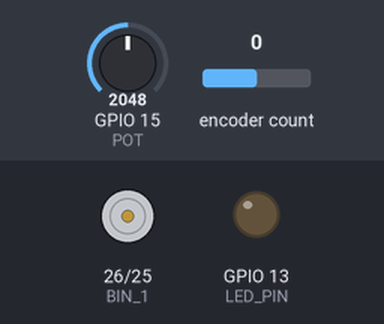
A sketch run on a simulated ESP32. On the bench: motor-driver pin pairs drawn as motors (green arrow = first pin HIGH = forward, orange = second pin HIGH = backward, longer = more drive), output pins drawn as LEDs (lit = HIGH). The test bench sets the inputs (shaded band); at power-on: encoder count 0, GPIO 15 (POT) = 2048. What the sketch prints to the serial monitor is not drawn.

Above: at 1.2 s.
1.3 s: encoder count set to 1
At 2.5 s:
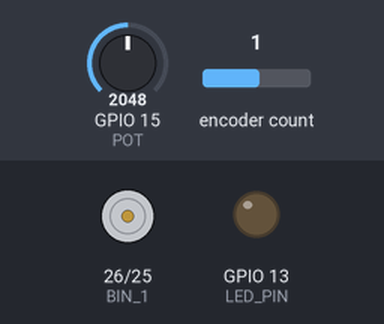
2.8 s: GPIO 15 (POT) set to 2222
At 4.5 s:
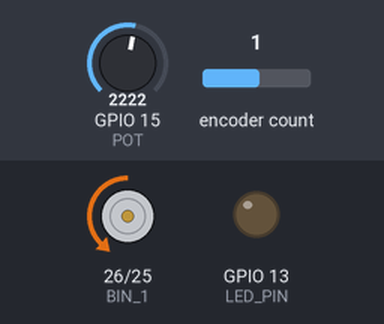
5.8 s: encoder count set to 2
At 6.2 s:
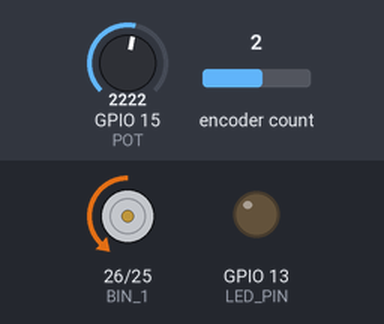
7.3 s: GPIO 15 (POT) set to 2338
At 8.1 s:
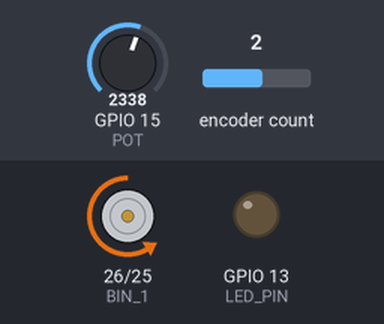
10.3 s: encoder count set to 3
At 10.8 s:
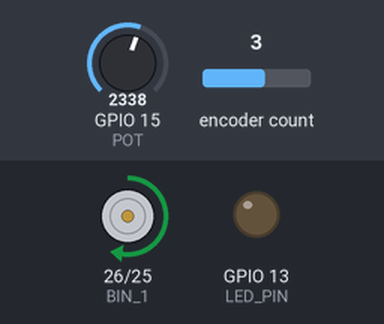
11.8 s: GPIO 15 (POT) set to 1228
At 12.8 s:
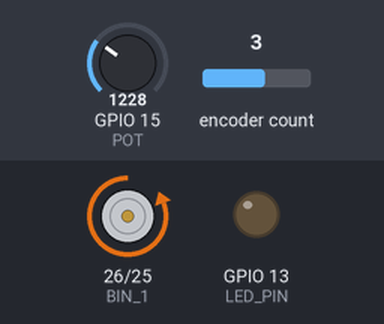
Timing chart, 0 to 14.3 s (numbered marks = the images above; inputs shaded):
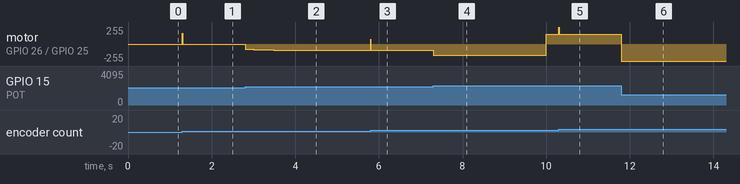

The sketch:

Proportional_Control.ino
```cpp
#include <ESP32Encoder.h>
#define BIN_1 26
#define BIN_2 25
#define LED_PIN 13
#define POT 15      // CHANGE POTENTIOMETER PIN HERE TO MATCH CIRCUIT IF NEEDED

ESP32Encoder encoder;

int omegaSpeed = 0;
int omegaDes = 0;
int omegaMax = 18;   // CHANGE THIS VALUE TO YOUR MEASURED MAXIMUM SPEED
int D = 0;
int dir = 1;
int potReading = 0;

int Kp = 80;   // TUNE THESE VALUES TO CHANGE CONTROLLER PERFORMANCE
int Ki = 15;
int IMax = 0;
int SumError = 0;

//Setup interrupt variables ----------------------------
volatile int count = 0; // encoder count
volatile bool interruptCounter = false;    // check timer interrupt 1
volatile bool deltaT = false;     // check timer interrupt 2
int totalInterrupts = 0;   // counts the number of triggering of the alarm
hw_timer_t * timer0 = NULL;
hw_timer_t * timer1 = NULL;
portMUX_TYPE timerMux0 = portMUX_INITIALIZER_UNLOCKED;
portMUX_TYPE timerMux1 = portMUX_INITIALIZER_UNLOCKED;

// setting PWM properties ----------------------------
const int freq = 5000;
const int ledChannel_1 = 1;
const int ledChannel_2 = 2;
const int resolution = 8;
const int MAX_PWM_VOLTAGE = 255;
const int NOM_PWM_VOLTAGE = 150;

//Initialization ------------------------------------
void IRAM_ATTR onTime0() {
  portENTER_CRITICAL_ISR(&timerMux0);
  interruptCounter = true; // the function to be called when timer interrupt is triggered
  portEXIT_CRITICAL_ISR(&timerMux0);
}

void IRAM_ATTR onTime1() {
  portENTER_CRITICAL_ISR(&timerMux1);
  count = encoder.getCount( );
  encoder.clearCount ( );
  deltaT = true; // the function to be called when timer interrupt is triggered
  portEXIT_CRITICAL_ISR(&timerMux1);
}


void setup() {
  // put your setup code here, to run once:
  pinMode(POT, INPUT);
  pinMode(LED_PIN, OUTPUT);
  digitalWrite(LED_PIN, LOW); // sets the initial state of LED as turned-off

  Serial.begin(115200);
  ESP32Encoder::useInternalWeakPullResistors = UP; // Enable the weak pull up resistors
  encoder.attachHalfQuad(33, 27); // Attache pins for use as encoder pins
  encoder.setCount(0);  // set starting count value after attaching

  // configure LED PWM functionalitites
  ledcSetup(ledChannel_1, freq, resolution);
  ledcSetup(ledChannel_2, freq, resolution);

  // attach the channel to the GPIO to be controlled
  ledcAttachPin(BIN_1, ledChannel_1);
  ledcAttachPin(BIN_2, ledChannel_2);

  // initilize timer
  timer0 = timerBegin(0, 80, true);  // timer 0, MWDT clock period = 12.5 ns * TIMGn_Tx_WDT_CLK_PRESCALE -> 12.5 ns * 80 -> 1000 ns = 1 us, countUp
  timerAttachInterrupt(timer0, &onTime0, true); // edge (not level) triggered
  timerAlarmWrite(timer0, 5000000, true); // 5000000 * 1 us = 5 s, autoreload true

  timer1 = timerBegin(1, 80, true);  // timer 1, MWDT clock period = 12.5 ns * TIMGn_Tx_WDT_CLK_PRESCALE -> 12.5 ns * 80 -> 1000 ns = 1 us, countUp
  timerAttachInterrupt(timer1, &onTime1, true); // edge (not level) triggered
  timerAlarmWrite(timer1, 10000, true); // 10000 * 1 us = 10 ms, autoreload true

  // at least enable the timer alarms
  timerAlarmEnable(timer0); // enable
  timerAlarmEnable(timer1); // enable
}

void loop() {

  if (interruptCounter) {
    portENTER_CRITICAL(&timerMux0);
    interruptCounter = false;
    portEXIT_CRITICAL(&timerMux0);

    totalInterrupts++;

    if (totalInterrupts%2 == 0) {
      dir = -dir;
    }
  }

  if (deltaT) {
      portENTER_CRITICAL(&timerMux1);
      deltaT = false;
      portEXIT_CRITICAL(&timerMux1);

      omegaSpeed = count;
      potReading = analogRead(POT);
      omegaDes = dir*map(potReading, 0, 4095, -omegaMax, omegaMax); // PLEASE SPECIFY OMEGAMAX VALUE ABOVE

      //A6 CONTROL SECTION
      //Stand-in mapping between the pot reading and motor command.
      //CHANGE THIS SECTION FOR P AND PI CONTROL

      //D = map(omegaDes, -omegaMax, omegaMax, -NOM_PWM_VOLTAGE, NOM_PWM_VOLTAGE);  // REPLACE THIS LINE WITH P/PI CONTROLLER CODE

      //D = Kp*(omegaDes - omegaSpeed); //Proportional Control Loop Code
      SumError = ((omegaDes - omegaSpeed) + SumError);
      if (SumError < 80) {
          D = (Kp*(omegaDes - omegaSpeed) + Ki*SumError/100);
      }
      else {
          D = (Kp*(omegaDes - omegaSpeed) + Ki*80/100);
      }


      //END A6 CONTROL SECTION

      //Ensure that you don't go past the maximum possible command
      if (D > MAX_PWM_VOLTAGE) {
          D = MAX_PWM_VOLTAGE;
      }
      else if (D < -MAX_PWM_VOLTAGE) {
          D = -MAX_PWM_VOLTAGE;
      }

      //Map the D value to motor directionality
      //FLIP ENCODER PINS SO SPEED AND D HAVE SAME SIGN
      if (D > 0) {
          ledcWrite(ledChannel_1, LOW);
          ledcWrite(ledChannel_2, D);
      }
      else if (D < 0) {
          ledcWrite(ledChannel_1, -D);
          ledcWrite(ledChannel_2, LOW);
      }
      else {
          ledcWrite(ledChannel_1, LOW);
          ledcWrite(ledChannel_2, LOW);
      }

      plotControlData();
  }

}


//Other functions

void plotControlData() {
  Serial.println("Speed, Desired_Speed, PWM_Duty/10");
  Serial.print(omegaSpeed);
  Serial.print(" ");
  Serial.print(omegaDes);
  Serial.print(" ");
  Serial.println(D/10);  //PWM is scaled by 1/10 to get more intelligible graph
}
```

Measured:
- the behaviour switches between 2161 and 2162 on GPIO 15 (POT) (found by bisection; images 1 and 2)
- the behaviour switches between 2274 and 2275 on GPIO 15 (POT) (found by bisection; images 3 and 4)
- after the input at 1.3 s, motor on GPIO 26 (BIN_1) / GPIO 25 (BIN_2): stopped → forward 159/255 at once, → stopped 0.01 s later
- after the input at 2.8 s, motor on GPIO 26 (BIN_1) / GPIO 25 (BIN_2): moves from stopped to backward 92/255 over 0.81 s, starting at once
- after the input at 5.8 s, motor on GPIO 26 (BIN_1) / GPIO 25 (BIN_2): backward 92/255 → forward 68/255 at once, → backward 92/255 0.01 s later
- after the input at 7.3 s, motor on GPIO 26 (BIN_1) / GPIO 25 (BIN_2): backward 92/255 → backward 171/255 at once, → forward 147/255 2.7 s later
- after the input at 10.3 s, motor on GPIO 26 (BIN_1) / GPIO 25 (BIN_2): forward 147/255 → forward 255/255 at once, → forward 147/255 0.01 s later
- after the input at 11.8 s, motor on GPIO 26 (BIN_1) / GPIO 25 (BIN_2): forward 147/255 → backward 255/255 at once
